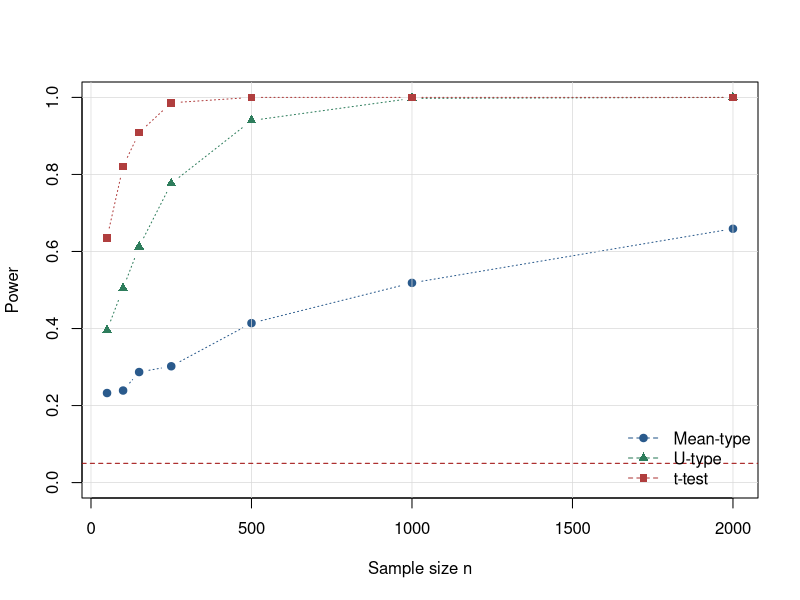

This figure's R source:
#power curve (power vs sample size)

#sanity check
iid = FALSE

#Mean-type statistic
#X = Data matrix, mu = Null hypothesis, Rn = numbers of resamples
Mean_stat <- function(X,mu,Rn){
  n <- length(X)
  
  sigma_hat <- var(X) * (n-1)/n
  
  indices <- sample(1:n,Rn,replace=TRUE)
  W <- (X[indices] - mu) / sqrt(sigma_hat)
  
  T_M_tilde <- sum(W) / sqrt(Rn)
  T_M <- T_M_tilde^2
  
  return(T_M)
}

#U-type statistic
#X = Data, mu = Null hypothesis, Rn = numbers of resamples  
U_stat <- function(X,mu,Rn){
  n <- length(X)
  
  sigma_hat <- var(X) * (n-1)/n
  
  i <- sample.int(n, Rn, replace = TRUE)
  j <- sample.int(n, Rn, replace = TRUE)
  
  duplicates <- which(i == j)
  while (length(duplicates)) {
    j[duplicates] <- sample.int(n, length(duplicates), replace = TRUE)
    duplicates <- duplicates[i[duplicates] == j[duplicates]]
  }
  
  W <- (X[i] - mu) * (X[j] - mu) / sigma_hat
  T_U <- sum(W) / sqrt(Rn)
  
  return(T_U)
}

#Simulation 

#Parameters
num_clusters <- c(10,20,30,50,100,200,400)
cluster_size <- 5

alpha <- 0.05
rho <- 1
iterations <- 2000

mu_0 <- 0
mu_alt <- 0.5

results <- data.frame(n=num_clusters * cluster_size,
                      Power_Mean = NA_real_,
                      Power_U    = NA_real_,
                      Power_t    = NA_real_
)

for (k in seq_along(num_clusters)){
  num_cluster <- num_clusters[k]
  n <- num_cluster * cluster_size
  cluster_id <- rep(1:num_cluster, each=cluster_size)
  Rn_M <- ceiling(sqrt(n))
  Rn_U <- ceiling((n / 2)^(4 / 3)) 
  
  rej_Mean <- logical(iterations)
  rej_U    <- logical(iterations)
  rej_t    <- logical(iterations)
  
  for (i in 1:iterations){
    
    #generate clustered data
    alpha_f_alt <- rnorm(num_cluster, mu_alt, sqrt(rho))
    eps_alt <- rnorm(n)
    X_alt <- alpha_f_alt[cluster_id] + eps_alt
    
    if(iid){
      X_alt <- rnorm(n,mu_alt,sqrt(rho))
    }
    
    tm_alt <- Mean_stat(X_alt, mu = mu_0, Rn = Rn_M)
    tu_alt <- U_stat(X_alt,    mu = mu_0, Rn = Rn_U)
    t_p    <- t.test(X_alt, mu = mu_0)$p.value
    
    rej_Mean[i] <- tm_alt > qchisq(1 - alpha, df = 1)
    rej_U[i]    <- tu_alt > qnorm(1 - alpha)
    rej_t[i]    <- t_p    < alpha
  }
  
  results$Power_Mean[k] <- mean(rej_Mean)
  results$Power_U[k] <- mean(rej_U)
  results$Power_t[k] <- mean(rej_t)
  
  cat(sprintf("n = %4d | Mean: %.3f | U: %.3f | t: %.3f\n",
              n,
              results$Power_Mean[k],
              results$Power_U[k],
              results$Power_t[k]))
}

#plot 
plot(results$n, results$Power_Mean,
     type = "b", pch = 19, col = "#2A5A8C", lty = 3,
     xlab = "Sample size n",
     ylab = "Power",
     ylim = c(0, 1))
grid(nx = NULL, ny = NULL, col = "grey85", lty = 1, lwd = 0.7)
lines(results$n, results$Power_U,
      type = "b", pch = 17, col = "#2E7D5C", lty = 3)
lines(results$n, results$Power_t,
      type = "b", pch = 15, col = "#B03E3E", lty = 3)
abline(h = alpha, col = "#A01010", lty = 2)
legend("bottomright",
       legend = c("Mean-type", "U-type", "t-test"),
       col = c("#2A5A8C", "#2E7D5C", "#B03E3E"),
       pch = c(19, 17, 15), lty = 2, bty = "n")
